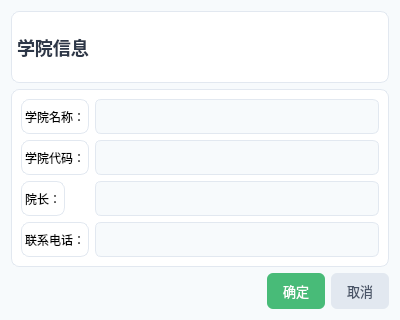
<?xml version="1.0" encoding="UTF-8"?>
<ui version="4.0">
 <class>AddCollegeDialog</class>
 <widget class="QDialog" name="AddCollegeDialog">
  <property name="geometry">
   <rect>
    <x>0</x>
    <y>0</y>
    <width>400</width>
    <height>320</height>
   </rect>
  </property>
  <property name="styleSheet">
   <string notr="true">QWidget {
    background: #f7fafc;
}
QFrame {
    background: white;
    border-radius: 8px;
    border: 1px solid #e2e8f0;
}
QPushButton {
    border: none;
    border-radius: 6px;
    padding: 8px 16px;
    font-size: 13px;
}
QLineEdit {
    border: 1px solid #e2e8f0;
    border-radius: 6px;
    padding: 8px 12px;
    font-size: 13px;
}
</string>
  </property>
  <layout class="QVBoxLayout" name="verticalLayout">
   <item>
    <widget class="QLabel" name="titleLabel">
     <property name="styleSheet">
      <string notr="true">font-size: 18px; font-weight: bold; color: #2d3748;</string>
     </property>
     <property name="text">
      <string>学院信息</string>
     </property>
    </widget>
   </item>
   <item>
    <widget class="QFrame" name="frame">
     <layout class="QFormLayout" name="formLayout">
      <item row="0" column="0">
       <widget class="QLabel" name="label">
        <property name="text">
         <string>学院名称：</string>
        </property>
       </widget>
      </item>
      <item row="0" column="1">
       <widget class="QLineEdit" name="collegeNameEdit"/>
      </item>
      <item row="1" column="0">
       <widget class="QLabel" name="label_2">
        <property name="text">
         <string>学院代码：</string>
        </property>
       </widget>
      </item>
      <item row="1" column="1">
       <widget class="QLineEdit" name="collegeCodeEdit"/>
      </item>
      <item row="2" column="0">
       <widget class="QLabel" name="label_3">
        <property name="text">
         <string>院长：</string>
        </property>
       </widget>
      </item>
      <item row="2" column="1">
       <widget class="QLineEdit" name="deanEdit"/>
      </item>
      <item row="3" column="0">
       <widget class="QLabel" name="label_4">
        <property name="text">
         <string>联系电话：</string>
        </property>
       </widget>
      </item>
      <item row="3" column="1">
       <widget class="QLineEdit" name="phoneEdit"/>
      </item>
     </layout>
    </widget>
   </item>
   <item>
    <layout class="QHBoxLayout" name="horizontalLayout">
     <item>
      <spacer name="horizontalSpacer">
       <property name="orientation">
        <enum>Qt::Orientation::Horizontal</enum>
       </property>
       <property name="sizeHint" stdset="0">
        <size>
         <width>40</width>
         <height>20</height>
        </size>
       </property>
      </spacer>
     </item>
     <item>
      <widget class="QPushButton" name="okBtn">
       <property name="styleSheet">
        <string notr="true">background: #48bb78; color: white;</string>
       </property>
       <property name="text">
        <string>确定</string>
       </property>
      </widget>
     </item>
     <item>
      <widget class="QPushButton" name="cancelBtn">
       <property name="styleSheet">
        <string notr="true">background: #e2e8f0; color: #4a5568;</string>
       </property>
       <property name="text">
        <string>取消</string>
       </property>
      </widget>
     </item>
    </layout>
   </item>
  </layout>
 </widget>
 <resources/>
 <connections>
  <connection>
   <sender>okBtn</sender>
   <signal>clicked()</signal>
   <receiver>AddCollegeDialog</receiver>
   <slot>accept()</slot>
   <hints>
    <hint type="sourcelabel">
     <x>278</x>
     <y>270</y>
    </hint>
    <hint type="destinationlabel">
     <x>280</x>
     <y>270</y>
    </hint>
   </hints>
  </connection>
  <connection>
   <sender>cancelBtn</sender>
   <signal>clicked()</signal>
   <receiver>AddCollegeDialog</receiver>
   <slot>reject()</slot>
   <hints>
    <hint type="sourcelabel">
     <x>357</x>
     <y>270</y>
    </hint>
    <hint type="destinationlabel">
     <x>360</x>
     <y>270</y>
    </hint>
   </hints>
  </connection>
 </connections>
</ui>
